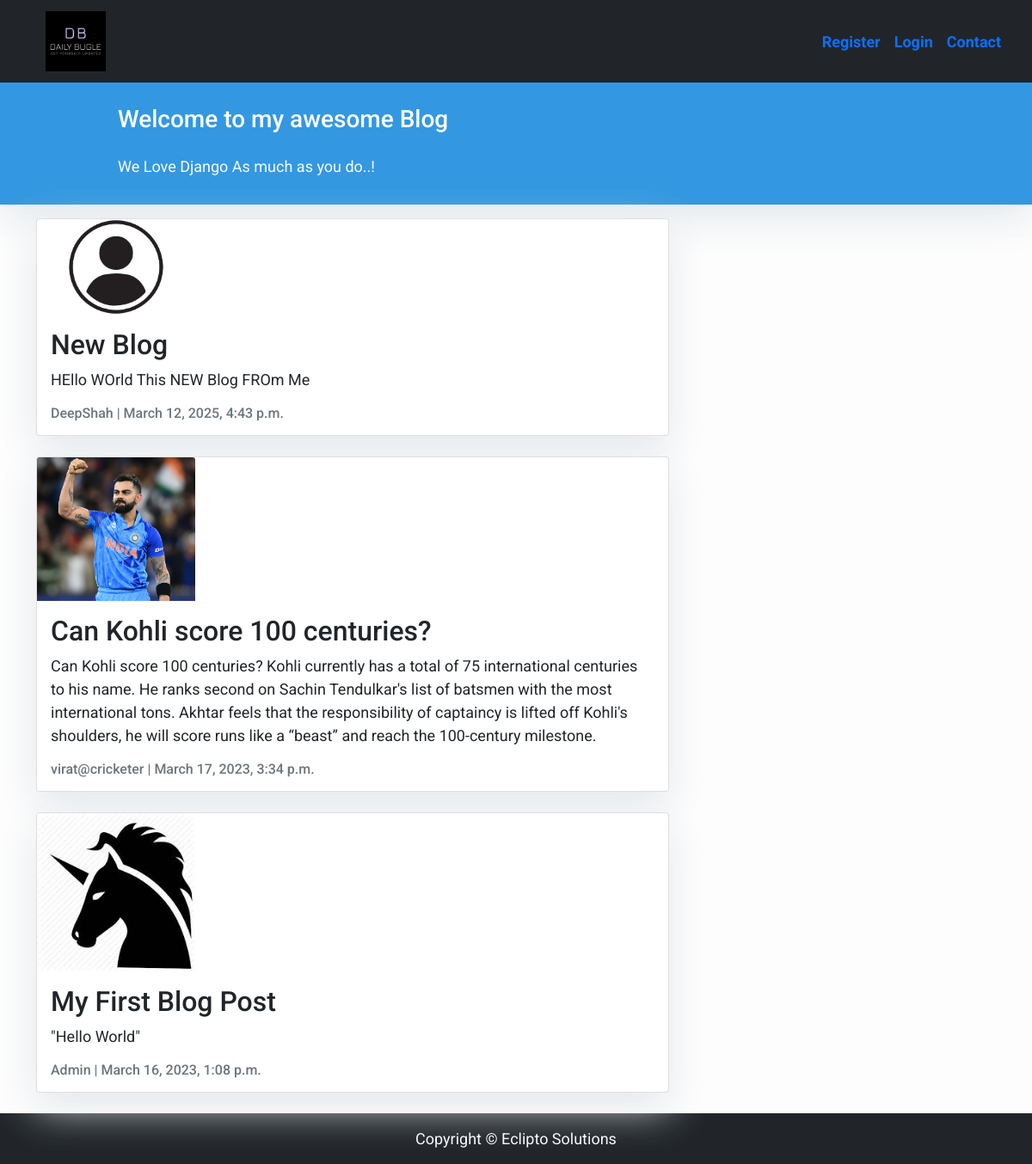
The page / on the database its author committed.
### blog/models.py (models this page shows, shortened)
class Post(models.Model):
    title = models.CharField(max_length=200, unique=True)
    author = models.ForeignKey(User, on_delete= models.CASCADE,related_name='blog_posts')
    updated_on = models.DateTimeField(auto_now= True)
    content = models.TextField()
    image = models.ImageField(upload_to="profile_pics",blank=True,null=True)
    created_on = models.DateTimeField(auto_now_add=True)
    status = models.IntegerField(choices=STATUS, default=0)
    class Meta:
        ordering = ['-created_on']

### blog/views.py (the view)
# urls.py: path('',home,name="home"),
def home(request):
    data = Post.objects.all()
    return render(request,"home.html",context={"data":data})

### blog/Templates/home.html (shortened to what this page needs)
{% extends "main.html" %}
{% block content %}
<header class="masthead">
    <div class="container">
        <div class="row">
            <div class=" col-md-8 col-md-10 mx-auto">
                <div class="site-heading">
                    <h3 class=" site-heading my-4 mt-3 text-white"> Welcome to my awesome Blog </h3>
                    <p class="text-light">We Love Django As much as you do..! &nbsp
                    </p>
                </div>
            </div>
        </div>
    </div>
</header>
<div class="container">
    <div class="row">
        <div class="col-md-8 mt-3 left">
            {% for i in data %}
            <div class="card mb-4">
                <img src="/media/{{ i.image }}" class="card-img-top w-25" alt="...">
                <div class="card-body">
                    <h2 class="card-title">{{ i.title }}</h2>
                    <p class="card-text">{{ i.content }}</p>
                    <p class="card-text text-muted h6">{{ i.author }} | {{ i.created_on }}</p>
                </div>
            </div>
            {% endfor %}
        </div>
    </div>
</div>
{%endblock%}

### blog/Templates/main.html (shortened to what this page needs)
<!DOCTYPE html>
<html>
    <head>
        <link rel="stylesheet" href="https://maxcdn.bootstrapcdn.com/bootstrap/4.0.0/css/bootstrap.min.css"
 />
        <link href="https://cdn.jsdelivr.net/npm/bootstrap@5.0.2/dist/css/bootstrap.min.css" rel="stylesheet">
    </head>
    <body>
    <nav class="navbar navbar-expand-lg navbar-primary bg-dark">
        <div class="container-fluid">
            <a class="navbar-brand" href="{% url 'home'%}"><img src="/media/Free_Sample_By_Wix.jpg" class="logo"alt=""></a>
            <div class="collapse navbar-collapse" id="navbarNav">
                <ul class="navbar-nav ml-auto">
                        {% if user.is_authenticated %}
                        <li class="nav-item text-black">
                            <a class="nav-link text-black font-weight-bold" href="{% url 'addblog'%}">Add Blog</a>
                        </li>
                        <li class="nav-item text-black">
                            <a class="nav-link text-black font-weight-bold" href="{% url 'profile'%}">Profile</a>
                        </li>
                        <li class="nav-item text-black">
                            <a class="nav-link text-black font-weight-bold" href="{% url 'logout'%}">Log Out</a>
                        </li>
                        {% else %}
                        <li class="nav-item text-black">
                          <a class="nav-link text-black font-weight-bold" href="{% url 'register'%}">Register</a>
                        </li>
                        <li class="nav-item text-black">
                            <a class="nav-link text-black font-weight-bold" href="{% url 'login'%}">Login</a>
                        </li>
                        {% endif %}
                         <li class="nav-item text-black">
                          <a class="nav-link text-black font-weight-bold" href="#">Contact</a>
                        </li>
                </ul>
            </div>
        </div>
    </nav>
    {% block content %}{% endblock content %}
    <footer class="p-3 bg-dark  ">
            <p class="m-0 text-light text-center ">Copyright &copy; Eclipto Solutions</p>
    </footer>
    </body>
</html>

### blog/Templates/main.html (style rules this page uses)
body { font-family: "Roboto", sans-serif; font-size: 17px; background-color: #fdfdfd; }
.masthead { background: #3398E1; height: auto; padding-bottom: 15px; box-shadow: 0 16px 48px #E3E7EB; padding-top: 10px; }
.logo { height: 70px; width: 70px; margin-left: 25px; }

### blog/Templates/home.html (style rules this page uses)
body { font-family: "Roboto", sans-serif; font-size: 18px; background-color: #fdfdfd; }
.card { box-shadow: 0 16px 48px #E3E7EB; }

### rows shown on the page
Post: image (picture), title "New Blog", content "HEllo WOrld This NEW Blog FROm Me", author "DeepShah", created_on "March 12, 2025, 4:43 p.m."
Post: image (picture), title "Can Kohli score 100 centuries?", content "Can Kohli score 100 centuries? Kohli currently has a total of 75 international centuries to his name. He ranks second on Sachin Tendulkar's list of batsmen with the most international tons. Akhtar feels that the responsibility of captaincy is lifted off Kohli's shoulders, he will score runs like a “beast” and reach the 100-century milestone.", author "virat@cricketer", created_on "March 17, 2023, 3:34 p.m."
Post: image (picture), title "My First Blog Post", content "\"Hello World\"", author "Admin", created_on "March 16, 2023, 1:08 p.m."
